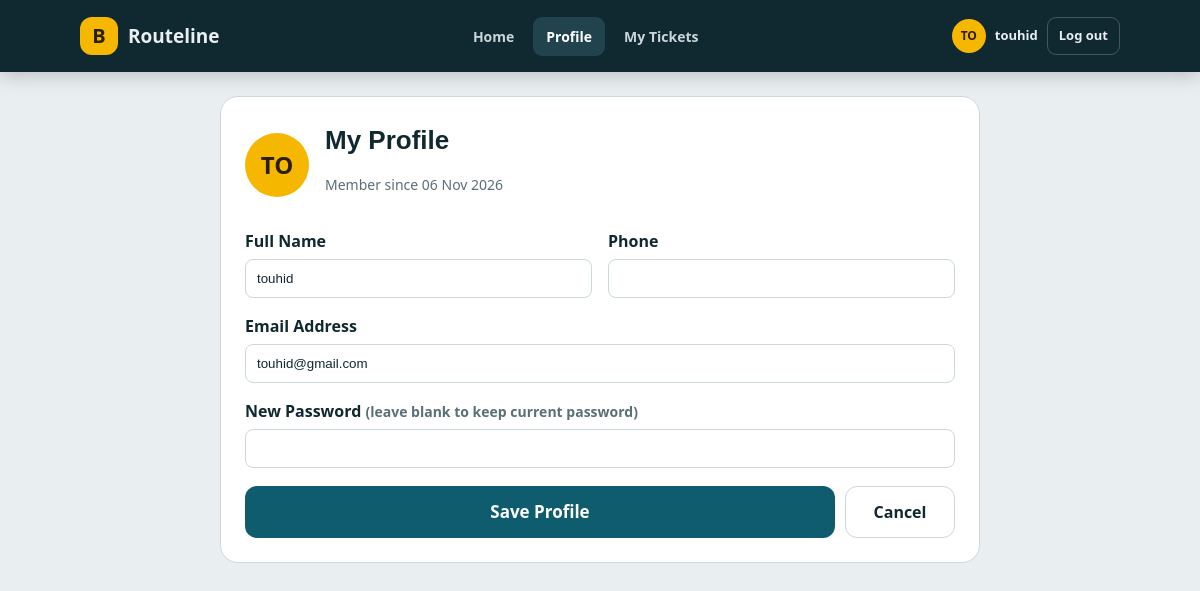
The app's page /users/profile.php (signed in) with its own data.
### tables this page shows
CREATE TABLE `users` (
  `user_id` int(11) NOT NULL,
  `name` varchar(100) NOT NULL,
  `email` varchar(100) NOT NULL,
  `phone` varchar(20) NOT NULL,
  `password` varchar(255) NOT NULL,
  `role` enum('super_admin','company_admin','customer') NOT NULL,
  `company_id` int(11) DEFAULT NULL,
  `created_at` timestamp NOT NULL DEFAULT current_timestamp() ON UPDATE current_timestamp()
);

### users/profile.php (the view, shortened to what this page needs)
<?php
require_once '../config/db.php';
$userId = (int)$_SESSION['user_id'];
$result = $conn->query(
    "SELECT name, email, phone, created_at
     FROM users
     WHERE user_id = $userId AND role = 'customer'"
);
$profile = $result->fetch_assoc();
function escapeProfileHtml($value)
{
    return htmlspecialchars((string)$value, ENT_QUOTES, 'UTF-8');
}
?>
<!DOCTYPE html>
<html lang="en">
<head>
    <link rel="stylesheet" href="../assets/css/seat.css">
    <link rel="stylesheet" href="../assets/css/customer_topbar.css">
</head>
<body>
<?php include 'customer_topbar.php'; ?>
<main class="profile-wrap">
    <section class="profile-card">
        <div class="profile-head">
            <div class="profile-avatar">
                <?php echo escapeProfileHtml(strtoupper(substr($profile['name'], 0, 2))); ?>
            </div>
            <div>
                <h1 style="font-size:26px;">My Profile</h1>
                <p class="muted">Member since <?php echo escapeProfileHtml(date('d M Y', strtotime($profile['created_at']))); ?></p>
            </div>
        </div>
        <form method="post" action="profile.php">
            <div class="profile-fields">
                <div>
                    <label for="profile-name">Full Name</label>
                    <input id="profile-name" type="text" name="name" maxlength="100" required value="<?php echo escapeProfileHtml($profile['name']); ?>">
                </div>
                <div>
                    <label for="profile-phone">Phone</label>
                    <input id="profile-phone" type="text" name="phone" maxlength="20" required value="<?php echo escapeProfileHtml($profile['phone']); ?>">
                </div>
                <div class="profile-field-full">
                    <label for="profile-email">Email Address</label>
                    <input id="profile-email" type="email" name="email" maxlength="100" required value="<?php echo escapeProfileHtml($profile['email']); ?>">
                </div>
                <div class="profile-field-full">
                    <label for="profile-password">New Password <span class="muted">(leave blank to keep current password)</span></label>
                    <input id="profile-password" type="password" name="password" minlength="6" autocomplete="new-password">
                </div>
            </div>
            <div class="profile-actions">
                <button type="submit" class="go">Save Profile</button>
                <a class="profile-form-cancel" href="home.php">Cancel</a>
            </div>
        </form>
    </section>
</main>
</body>
</html>

### assets/css/seat.css (style rules this page uses)
:root { --bg: #e9eef0; --ink: #10282f; --muted: #5a6f76; --card: #ffffff; --line: #cdd8dc; --brand: #0f5c6e; --brand-ink: #ffffff; --signal: #f5b700; --signal-ink: #2a2000; --road: #10282f; --road-text: #e9eef0; --taken: #d6dee1; --taken-ink: #8a9ba1; color-scheme: light; box-sizing: border-box; padding-top: env(safe-area-inset-top, 0px); padding-bottom: env(safe-area-inset-bottom, 0px); }
* { box-sizing: border-box }
html, body { margin: 0 }
html { scroll-padding-top: env(safe-area-inset-top, 0px) }
body { background: var(--bg); color: var(--ink); font-family: "Instrument Sans", system-ui, sans-serif; line-height: 1.5; min-height: 100vh }
h1, h2, .brand { font-family: "Bricolage Grotesque", "Arial Black", sans-serif; margin: 0 }
button { font: inherit; color: inherit }
.muted { color: var(--muted); font-size: 14px }
.go { width: 100%; min-height: 52px; border: 0; border-radius: 12px; background: var(--brand); color: var(--brand-ink); font-weight: 700; font-size: 17px; cursor: pointer }

### users/profile.php (style rules this page uses)
.profile-wrap { max-width: 760px; margin: 24px auto; }
.profile-card { background: var(--card); border: 1px solid var(--line); border-radius: 18px; padding: 24px; }
.profile-head { display:flex; align-items:center; gap:16px; margin-bottom:20px; }
.profile-avatar { width:64px; height:64px; border-radius:50%; background:var(--signal); color:var(--signal-ink); display:grid; place-items:center; font-size:24px; font-weight:800; }
.profile-fields { display:grid; grid-template-columns:repeat(2, minmax(0,1fr)); gap:16px; }
.profile-fields label { display:block; margin-bottom:6px; font-weight:700; }
.profile-fields input { width:100%; padding:11px; border:1px solid var(--line); border-radius:8px; background:var(--card); color:var(--ink); }
.profile-field-full { grid-column:1/-1; }
.profile-actions { display:flex; gap:10px; margin-top:18px; }
.profile-actions .go { width:auto; flex:1; }
.profile-form-cancel { display:inline-flex; align-items:center; justify-content:center; min-width:110px; padding:0 18px; border:1px solid var(--line); border-radius:12px; color:var(--ink); background:var(--card); font-weight:700; text-decoration:none; }

### records on screen
users: name "TO", created_at "06 Nov 2026", name "touhid", email "touhid@gmail.com"

### other values on screen
$customerInitials "TO"
$customerName "touhid"
